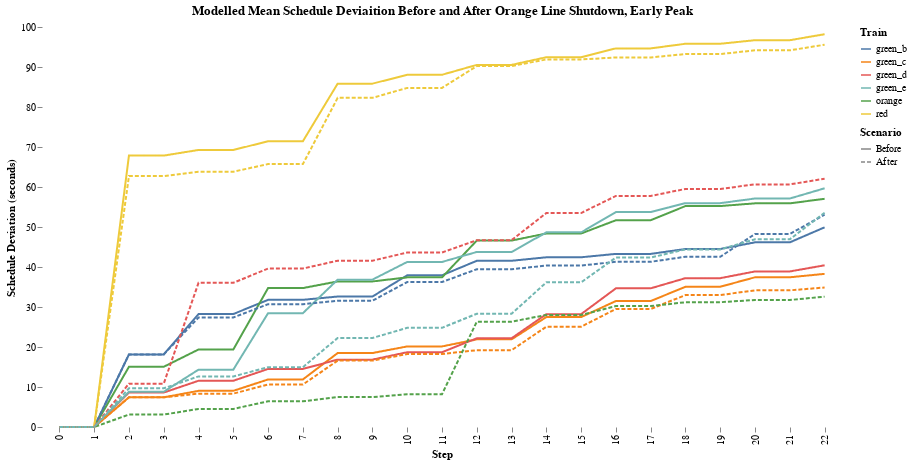

This figure's notebook cell:
### Code cell
plot_means = all_allstats[['element', 'train', 'Mean', 'New Mean']].copy()
plot_means.columns = ['element', 'train', 'Before', 'After']
plot_means = plot_means.melt(id_vars=['element', 'train'])
alt.Chart(plot_means).mark_line().encode(
    alt.X('element:O', title='Step'),
    alt.Y('value:Q', title='Schedule Deviation (seconds)'),
    color=alt.Color('train:N', title='Train'),
    strokeDash = alt.StrokeDash('variable:N', title='Scenario', sort='-x')
).properties(
    width = 800,
    height=400,
    title='Modelled Mean Schedule Deviaition Before and After Orange Line Shutdown, Early Peak'
).configure(font='Raleway').configure_view(strokeWidth=0).configure_axis(grid=False, domain=False)

### Figure 1 — Vega-Lite specification as saved in the notebook (floating-point values rounded to 4 significant figures; data arrays with more than 128 entries replaced by an {"elided": "..."} marker saying what was removed)
{"config": {"view": {"continuousWidth": 400, "continuousHeight": 300, "strokeWidth": 0}, "axis": {"domain": false, "grid": false}, "font": "Raleway"}, "data": {"name": "data-6e2b7dabfcb2a62f1d7dfc91005d8982"}, "mark": "line", "encoding": {"color": {"field": "train", "title": "Train", "type": "nominal"}, "strokeDash": {"field": "variable", "sort": "-x", "title": "Scenario", "type": "nominal"}, "x": {"field": "element", "title": "Step", "type": "ordinal"}, "y": {"field": "value", "title": "Schedule Deviation (seconds)", "type": "quantitative"}}, "height": 400, "title": "Modelled Mean Schedule Deviaition Before and After Orange Line Shutdown, Early Peak", "width": 800, "$schema": "https://vega.github.io/schema/vega-lite/v4.17.0.json", "datasets": {"data-6e2b7dabfcb2a62f1d7dfc91005d8982": {"elided": "276 records"}}}
